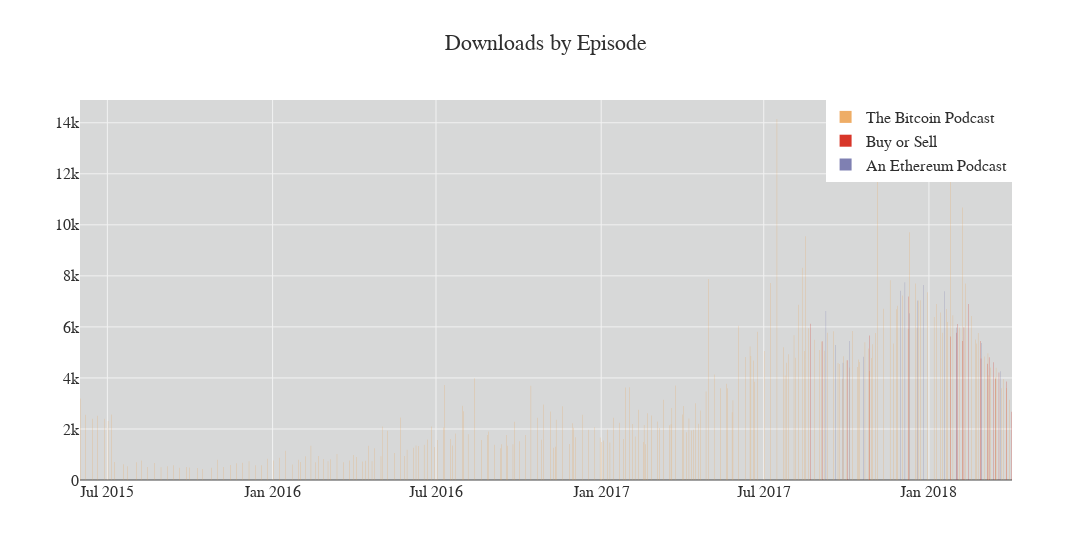

Source (notebook cell):
### Code cell
tbp_episodes = go.Bar(
    name = "The Bitcoin Podcast",
    x = tbp_eps['release_date'],
    y = tbp_eps.downloads,
    marker=dict(
        color=tbp_eps.color,
        line=dict(
            color='#e8800f',
            width=0,
        )
    ),
    opacity=0.85,
)

bos_episodes = go.Bar(
    name = "Buy or Sell",
    x = bos_eps['release_date'],
    y = bos_eps.downloads,
    marker=dict(
        color=bos_eps.color,
        line=dict(
            color='#e8800f',
            width=0,
        )
    ),
    opacity=0.85,
)

eth_episodes = go.Bar(
    name = "An Ethereum Podcast",
    x = eth_eps['release_date'],
    y = eth_eps.downloads,
    marker=dict(
        color=eth_eps.color,
        line=dict(
            color='#e8800f',
            width=0,
        )
    ),
    opacity=0.85,
)

# barh_sc = go.Bar(
#     name="SoundCloud",
#     x = sc_stats.playback_count,
#     y = sc_stats.title,
#     marker=dict(
#         color=sc_stats.color,
#         line=dict(
#             color='#e8800f',
#             width=0,
#         )
#     ),
#     opacity=0.85,
#     orientation = 'h'
# )

layout = go.Layout(
#     barmode="stack",
    title='Downloads by Episode',# + update_string,
#     margin=go.Margin(
#         l=375,
#         r=30,
#         b=30,
#         t=50,
#         pad=4
#     ),
    yaxis = dict(
#         title = 'Total downloads',
        gridcolor='#f2f2f2',
#         zerolinecolor='#969696',
#         showline=True,
    ),
    xaxis = dict(
#         zerolinecolor='#969696'
        gridcolor='#f2f2f2',
#         tickangle=45,
    ),
#     paper_bgcolor='rgba(242,242,242,0)',
    plot_bgcolor='#d7d8d8',
    font=dict(family='Helvetica, sans-serif', size=16, color='#2e2e2e'),
    width=1200,
    legend=dict(
        x=0.8,
        y=1
    )
)
# fig = dict(data=[barh_episodes, barh_sc], layout=layout)
fig = dict(data=[tbp_episodes, bos_episodes, eth_episodes], layout=layout)
iplot_offline(fig)
# iplot(fig, filename='TBP_plots/Downloads by Episode')

### Figure 1 — Plotly figure (JSON) as saved in the notebook; plotly's stock layout.template omitted (floating-point values rounded to 4 significant figures; data arrays with more than 128 entries replaced by an {"elided": "..."} marker saying what was removed)
{"data": [{"marker": {"color": {"elided": "240 str values"}, "line": {"color": "#e8800f", "width": 0}}, "name": "The Bitcoin Podcast", "opacity": 0.85, "type": "bar", "x": {"elided": "240 str values"}, "y": {"elided": "240 int values"}}, {"marker": {"color": ["rgb(210,20,4)", "rgb(210,20,4)", "rgb(210,20,4)", "rgb(210,20,4)", "rgb(210,20,4)", "rgb(210,20,4)", "rgb(210,20,4)", "rgb(210,20,4)", "rgb(210,20,4)", "rgb(210,20,4)", "rgb(210,20,4)", "rgb(210,20,4)", "rgb(210,20,4)", "rgb(210,20,4)", "rgb(210,20,4)", "rgb(210,20,4)", "rgb(210,20,4)", "rgb(210,20,4)", "rgb(210,20,4)", "rgb(210,20,4)"], "line": {"color": "#e8800f", "width": 0}}, "name": "Buy or Sell", "opacity": 0.85, "type": "bar", "x": ["2017-08-22", "2017-09-04", "2017-10-02", "2017-10-27", "2017-12-09", "2018-01-25", "2018-02-01", "2018-02-02", "2018-02-07", "2018-02-09", "2018-02-14", "2018-02-27", "2018-02-28", "2018-03-07", "2018-03-09", "2018-03-14", "2018-03-16", "2018-03-20", "2018-03-28", "2018-04-03"], "y": [6123, 5433, 4693, 5666, 7193, 5628, 5769, 6111, 5449, 5987, 6897, 5448, 4762, 4558, 4812, 4617, 3968, 4209, 3861, 2671]}, {"marker": {"color": ["rgb(105,107,165)", "rgb(105,107,165)", "rgb(105,107,165)", "rgb(105,107,165)", "rgb(105,107,165)", "rgb(105,107,165)", "rgb(105,107,165)", "rgb(105,107,165)", "rgb(105,107,165)", "rgb(105,107,165)", "rgb(105,107,165)", "rgb(105,107,165)", "rgb(105,107,165)", "rgb(105,107,165)"], "line": {"color": "#e8800f", "width": 0}}, "name": "An Ethereum Podcast", "opacity": 0.85, "type": "bar", "x": ["2017-09-08", "2017-09-19", "2017-09-27", "2017-10-04", "2017-10-20", "2017-11-30", "2017-12-05", "2017-12-10", "2017-12-19", "2017-12-26", "2018-01-18", "2018-01-31", "2018-02-28", "2018-03-21"], "y": [6628, 5289, 4592, 5449, 4827, 7421, 7752, 6540, 7034, 7646, 7397, 5979, 5368, 4265]}], "layout": {"font": {"color": "#2e2e2e", "family": "Helvetica, sans-serif", "size": 16}, "legend": {"x": 0.8, "y": 1}, "plot_bgcolor": "#d7d8d8", "title": "Downloads by Episode", "width": 1200, "xaxis": {"gridcolor": "#f2f2f2"}, "yaxis": {"gridcolor": "#f2f2f2"}}}
